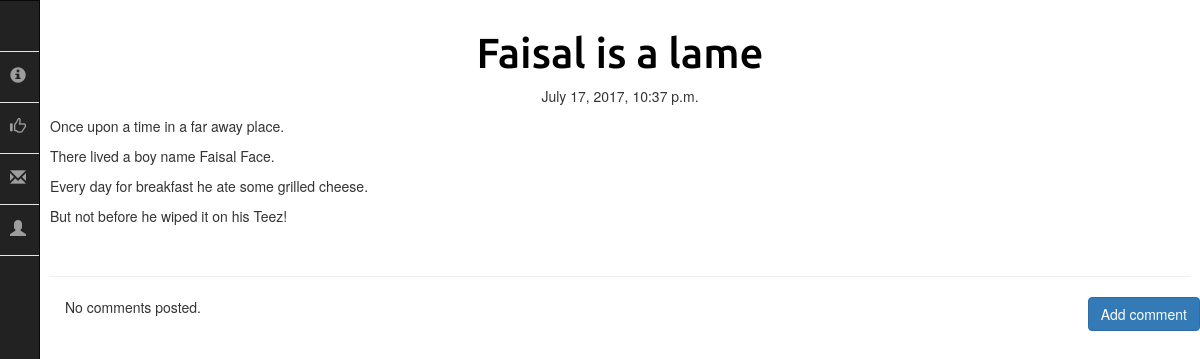
/post/1, run on the app's committed database.
### blog/models.py (models this page shows, shortened)
class Post(models.Model):
    author = models.ForeignKey('auth.User')
    title = models.CharField(max_length=200)
    text = models.TextField()
    image=models.ImageField(null=True,blank=True,upload_to='static/media')
    created_date = models.DateTimeField(default=timezone.now)
    published_date = models.DateTimeField(blank=True, null=True)

### blog/views.py (the view)
# urls.py: url(r'^post/(?P<pk>\d+)$', views.PostDetailView.as_view(), name='post_detail'),
class PostDetailView(DetailView):
    model = Post

### blog/templates/blog/post_detail.html (shortened to what this page needs)
{% extends 'blog/base.html' %}
{% load staticfiles  %}
{% block content %}
        <h1 class='posttitle loader'>{{ post.title }}</h1>
        {% if post.published_date %}
            <div class="date postdate">
                {{ post.published_date }}
            </div>
        {% else %}
            <a class="btn btn-default" href="{% url 'post_publish' pk=post.pk %}">Publish</a>
        {% endif %}
      <p class='postcontent' >{{ post.text|safe|linebreaksbr }}</p>
  <hr>
  <a class="btn btn-primary btn-comment" href="{% url 'add_comment_to_post' pk=post.pk %}">Add comment</a>
  <div class="container">
  {% for comment in post.comments.all %}
  <br>
      {% if user.is_authenticated or comment.approved_comment %}
              {{ comment.created_date }}
              {% if not comment.approved_comment %}
                  <a class="btn btn-default" href="{% url 'comment_remove' pk=comment.pk %}"><span class="glyphicon glyphicon-remove"></span></a>
                  <a class="btn btn-default" href="{% url 'comment_approve' pk=comment.pk %}"><span class="glyphicon glyphicon-ok"></span></a>
              {% endif %}
          <p>{{ comment.text|safe|linebreaks }}</p>
          <p>Posted by: <strong>{{ comment.author }}</strong></p>
      {% endif %}
  {% empty %}
      <p>No comments posted.</p>
  {% endfor %}
</div>
{% endblock content %}

### blog/templates/blog/base.html (shortened to what this page needs)
<!DOCTYPE html>
{% load staticfiles %}
<html>
    <head>
        <link rel="stylesheet" href="https://maxcdn.bootstrapcdn.com/bootstrap/3.3.7/css/bootstrap.min.css">
        <link href="https://maxcdn.bootstrapcdn.com/font-awesome/4.7.0/css/font-awesome.min.css" rel="stylesheet">
        <link rel="stylesheet" href="//cdn.jsdelivr.net/medium-editor/latest/css/medium-editor.min.css" type="text/css" media="screen" charset="utf-8">
        <link rel="stylesheet" href="{% static 'css/blog.css' %}">
<body>
  <nav class="navbar navbar-inverse sidebar" role="navigation">
      <div class="container-fluid">
  		<div class="navbar-header">
  			<a class="navbar-brand" href="{% url 'post_list'%}">MSA</a>
  		</div>
  		<div class="collapse navbar-collapse" id="bs-sidebar-navbar-collapse-1">
  			<ul class="nav navbar-nav">
  				<li><a href="{% url 'about' %}">About Us<span style="font-size:16px;" class="pull-right hidden-xs showopacity glyphicon glyphicon-info-sign"></span></a></li>
  				<li ><a href="https://www.facebook.com/bradleymsa/">Facebook<span style="font-size:16px;" class="pull-right hidden-xs showopacity glyphicon glyphicon-thumbs-up"></span></a></li>
  				<li ><a href="{% url 'register' %}">Newsletter SignUp<span style="font-size:16px;" class="pull-right hidden-xs showopacity glyphicon glyphicon-envelope"></span></a></li>
        {% if user.is_authenticated %}
        <li>
          <a >Welcome: {{ user.username }}</a>
        </li>
            <li>
              <a href="{% url 'post_new' %}" >New Post<span style="font-size:16px;" class="pull-right hidden-xs showopacity glyphicon glyphicon-pencil"></span></a>
            </li>
            <li>
              <a href="{% url 'post_draft_list' %}">Drafts<span style="font-size:16px;" class="pull-right hidden-xs showopacity glyphicon glyphicon-file"></span></a>
            </li>
            <li>
              <a href="{% url 'logout' %}" >Log out<span style="font-size:16px;" class="pull-right hidden-xs showopacity glyphicon glyphicon-log-out"></span></a>
            </li>
        {% else %}
    <li ><a href="{% url 'login' %}">Login<span style="font-size:16px;" class="pull-right hidden-xs showopacity glyphicon glyphicon-user"></span></a></li>
        {% endif %}
        </ul>
      </div>
  	</div>
  </nav>
  <div class="main container">
    {% block content %}
    {% endblock content %}
  </div>
</body>
</html>

### blog/static/css/blog.css (style rules this page uses)
.postdate { text-align: center; }
.posttitle { font-family: 'Ubuntu', sans-serif; font-size: 3em; text-align: center; color: black; }
.postcontent { font-family: 'Ubuntu', sans-serif; font-size: 1.5em; color: black; }
.btn-comment { position: absolute; right: 0px; }
body,html { height: 100%; }
nav.sidebar.navbar { border-radius: 0px; }
nav.sidebar, .main { -webkit-transition: margin 200ms ease-out; -moz-transition: margin 200ms ease-out; -o-transition: margin 200ms ease-out; transition: margin 200ms ease-out; }
.main { padding: 10px 10px 0 10px; }
@media (min-width: 768px) { .main { position: absolute; width: calc(100% - 40px); margin-left: 40px; float: right; } }
@media (min-width: 768px) { nav.sidebar.navbar.sidebar>.container .navbar-brand, .navbar>.container-fluid .navbar-brand { margin-left: 0px; } }
@media (min-width: 768px) { nav.sidebar .navbar-brand, nav.sidebar .navbar-header { text-align: center; width: 100%; margin-left: 0px; } }
@media (min-width: 768px) { nav.sidebar a { padding-right: 13px; } }
@media (min-width: 768px) { nav.sidebar .navbar-nav > li:first-child { border-top: 1px #e5e5e5 solid; } }
@media (min-width: 768px) { nav.sidebar .navbar-nav > li { border-bottom: 1px #e5e5e5 solid; } }
@media (min-width: 768px) { nav.sidebar .navbar-collapse, nav.sidebar .container-fluid { padding: 0 0px 0 0px; } }
@media (min-width: 768px) { nav.sidebar { width: 200px; height: 100%; margin-left: -160px; float: left; z-index: 8000; margin-bottom: 0px; } }
@media (min-width: 768px) { nav.sidebar li { width: 100%; } }

### data on the page
Post: title "Faisal is a lame", published_date "July 17, 2017, 10:37 p.m.", text "Once upon a time in a far away place. There lived a boy name Faisal Face. Every day for breakfast he ate some grilled cheese. But not before he wiped it on his Teez!"
